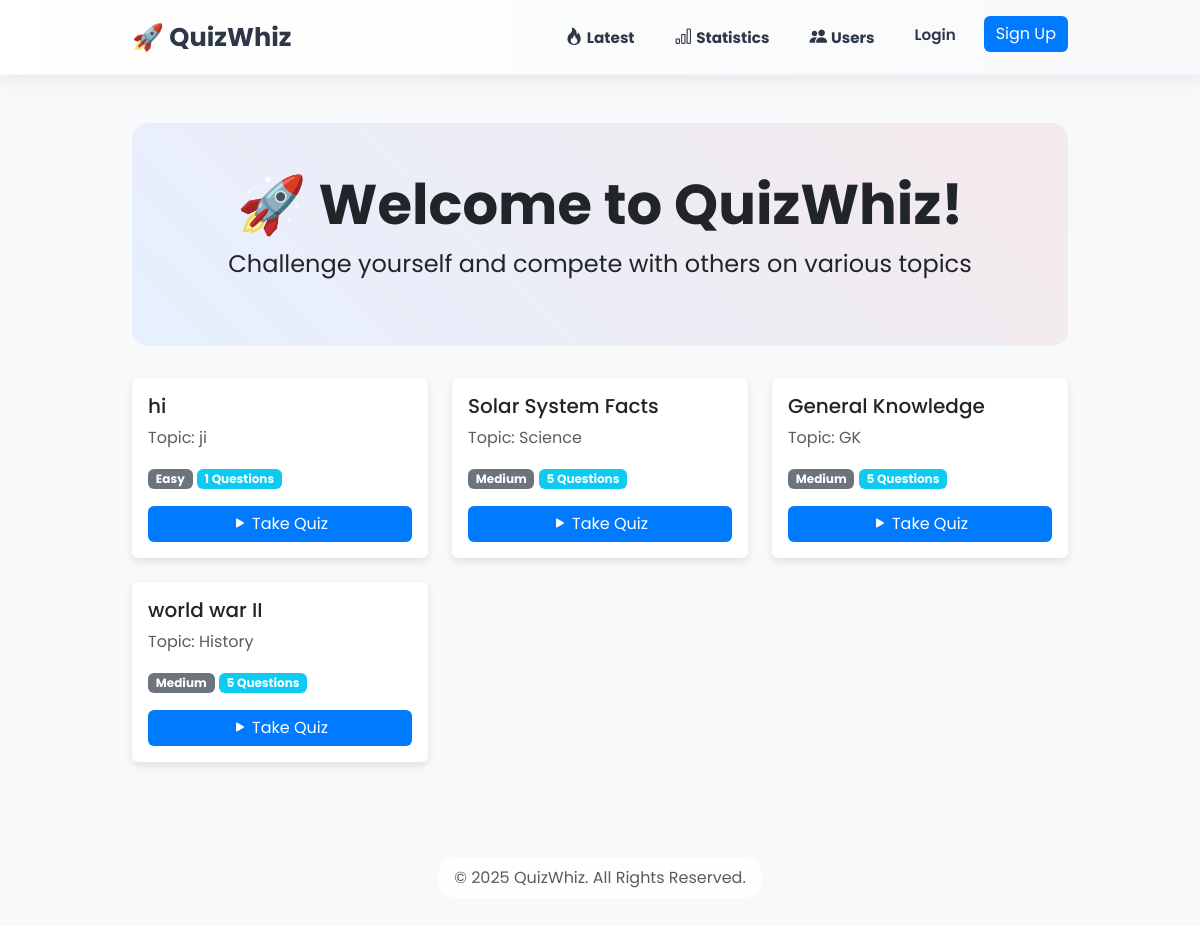
The page / on the database its author committed.
### quiz/models.py (models this page shows, shortened)
class Quiz(models.Model):
    DIFFICULTY_CHOICES = [
        ('Easy', 'Easy'),
        ('Medium', 'Medium'),
        ('Hard', 'Hard'),
    ]
    title = models.CharField(max_length=200)
    topic = models.CharField(max_length=100)
    difficulty = models.CharField(max_length=10, choices=DIFFICULTY_CHOICES, default='Medium')
    is_featured = models.BooleanField(default=False, help_text="Show in Latest Quizzes section")
    created_at = models.DateTimeField(auto_now_add=True, null=True, blank=True)
    class Meta:
        ordering = ['-created_at']

### quiz/views.py (the view)
# urls.py: path('', views.home, name='home'),
def home(request):
    quizzes = Quiz.objects.filter(is_featured=False)
    return render(request, 'quiz/home.html', {'quizzes': quizzes})

### quiz/templates/quiz/home.html (shortened to what this page needs)
{% extends 'quiz/base.html' %}
{% block content %}
<div class="text-center hero-section">
    <h1 class="display-4 fw-bold">🚀 Welcome to QuizWhiz!</h1>
    <p class="fs-4">Challenge yourself and compete with others on various topics</p>
</div>
<div class="row">
    {% for quiz in quizzes %}
    <div class="col-md-4 mb-4">
        <div class="card h-100">
            <div class="card-body d-flex flex-column">
                <h5 class="card-title">{{ quiz.title }}</h5>
                <p class="card-text text-muted">Topic: {{ quiz.topic }}</p>
                <div class="mb-3">
                    <span class="badge bg-secondary">{{ quiz.difficulty }}</span>
                    <span class="badge bg-info">{{ quiz.questions.count }} Questions</span>
                </div>
                <div class="d-grid gap-2 mt-auto">
                    <a href="{% url 'quiz_detail' quiz.id %}" class="btn btn-primary">
                        <i class="bi bi-play-fill me-1"></i>Take Quiz
                    </a>
                </div>
            </div>
        </div>
    </div>
    {% empty %}
    <div class="col">
        <p class="text-center text-muted">No quizzes available yet. Check back soon!</p>
    </div>
    {% endfor %}
</div>
{% endblock %}

### rows shown on the page
Quiz: title "hi", topic "ji", difficulty "Easy", questions.count "1"
Quiz: title "Solar System Facts", topic "Science", difficulty "Medium", questions.count "5"
Quiz: title "General Knowledge", topic "GK", difficulty "Medium", questions.count "5"
Quiz: title "world war II", topic "History", difficulty "Medium", questions.count "5"
